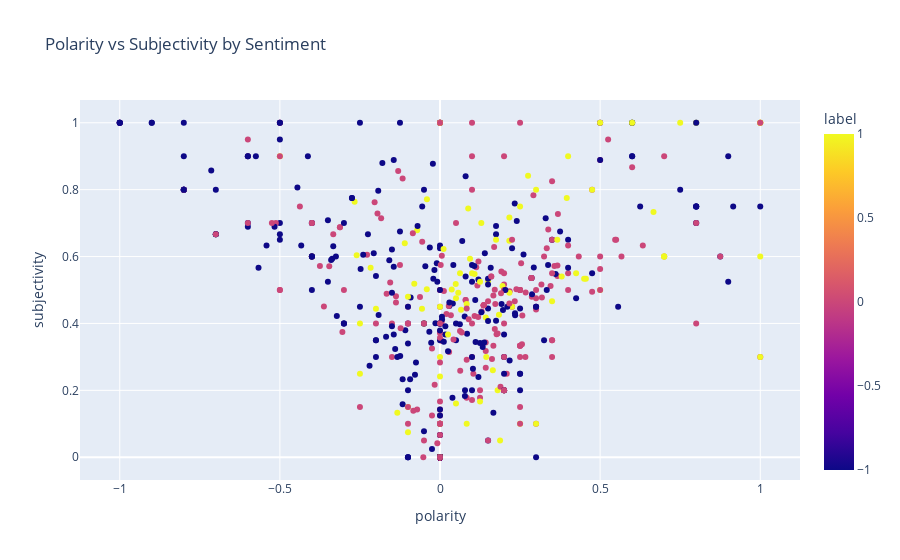

Notebook code cell kept with this figure:
### Markdown cell above
The third graph is a **scatter plot** of **Polarity vs Subjectivity**.
<br>
This graph is used to find out: **Do more positive posts cluster around high polarity values? Are neutral posts near the middle of both axes?**

### Code cell
# Polarity vs Subjectivity
fig3 = px.scatter(
    df, x='polarity', y='subjectivity', color='label',
    title="Polarity vs Subjectivity by Sentiment",
    color_discrete_map={-1.0: "red", 0.0: "gray", 1.0: "green"},
    hover_data=['subreddit', 'upvotes']
)
fig3.show()

### Figure 1 — Plotly figure (JSON) as saved in the notebook; plotly's stock layout.template omitted (floating-point values rounded to 4 significant figures; data arrays with more than 128 entries replaced by an {"elided": "..."} marker saying what was removed)
{"data": [{"customdata": {"elided": "824x2 mixed values"}, "hovertemplate": "polarity=%{x}<br>subjectivity=%{y}<br>subreddit=%{customdata[0]}<br>upvotes=%{customdata[1]}<br>label=%{marker.color}<extra></extra>", "legendgroup": "", "marker": {"color": {"elided": "824 float values"}, "coloraxis": "coloraxis", "symbol": "circle"}, "mode": "markers", "name": "", "orientation": "v", "showlegend": false, "type": "scatter", "x": {"elided": "824 float values"}, "xaxis": "x", "y": {"elided": "824 float values"}, "yaxis": "y"}], "layout": {"coloraxis": {"colorbar": {"title": {"text": "label"}}, "colorscale": [[0, "#0d0887"], [0.1111, "#46039f"], [0.2222, "#7201a8"], [0.3333, "#9c179e"], [0.4444, "#bd3786"], [0.5556, "#d8576b"], [0.6667, "#ed7953"], [0.7778, "#fb9f3a"], [0.8889, "#fdca26"], [1, "#f0f921"]]}, "legend": {"tracegroupgap": 0}, "title": {"text": "Polarity vs Subjectivity by Sentiment"}, "xaxis": {"anchor": "y", "domain": [0, 1], "title": {"text": "polarity"}}, "yaxis": {"anchor": "x", "domain": [0, 1], "title": {"text": "subjectivity"}}}}
